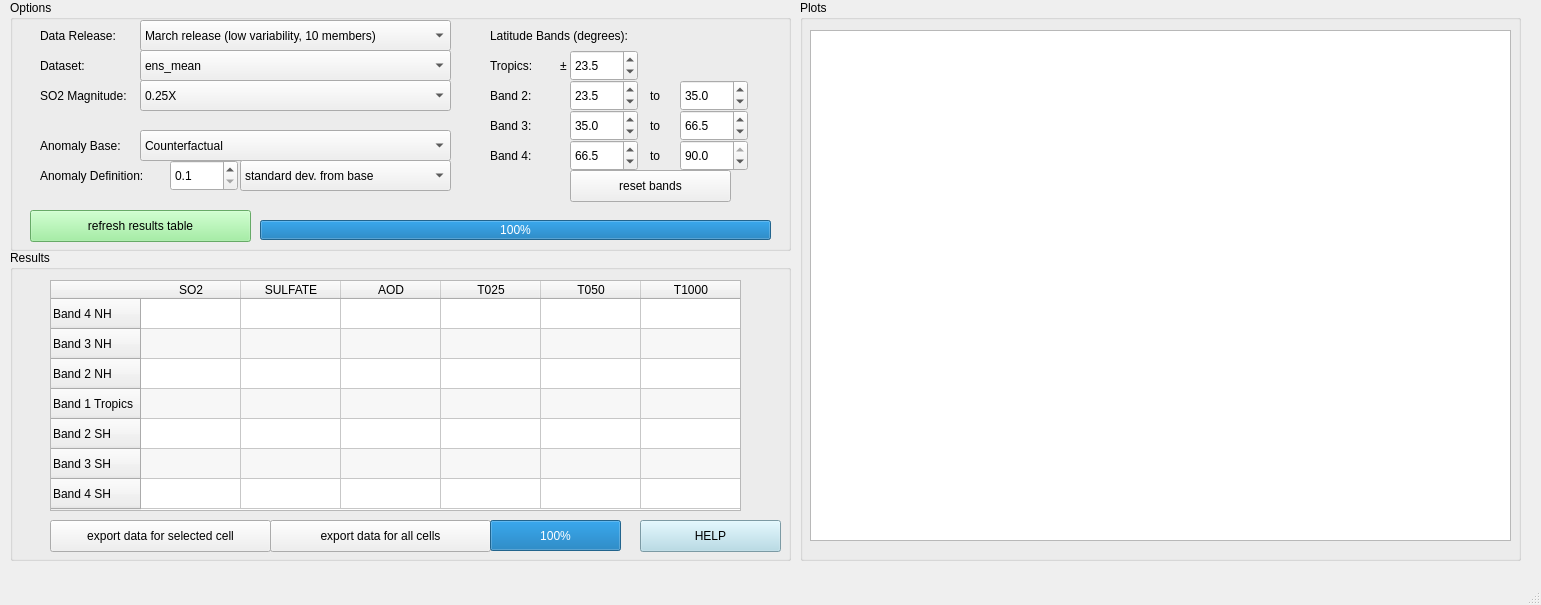
<?xml version="1.0" encoding="UTF-8"?>
<ui version="4.0">
 <class>MainWindow</class>
 <widget class="QMainWindow" name="MainWindow">
  <property name="geometry">
   <rect>
    <x>0</x>
    <y>0</y>
    <width>1541</width>
    <height>605</height>
   </rect>
  </property>
  <property name="windowTitle">
   <string>MainWindow</string>
  </property>
  <property name="animated">
   <bool>true</bool>
  </property>
  <property name="documentMode">
   <bool>false</bool>
  </property>
  <widget class="QWidget" name="centralwidget">
   <property name="enabled">
    <bool>true</bool>
   </property>
   <widget class="QGroupBox" name="optionsPanel">
    <property name="geometry">
     <rect>
      <x>10</x>
      <y>0</y>
      <width>781</width>
      <height>251</height>
     </rect>
    </property>
    <property name="title">
     <string>Options</string>
    </property>
    <property name="checkable">
     <bool>false</bool>
    </property>
    <widget class="QComboBox" name="dataReleaseComboBox">
     <property name="geometry">
      <rect>
       <x>130</x>
       <y>20</y>
       <width>311</width>
       <height>31</height>
      </rect>
     </property>
     <property name="currentText">
      <string>March release (low variability, 10 members)</string>
     </property>
     <item>
      <property name="text">
       <string>March release (low variability, 10 members)</string>
      </property>
     </item>
     <item>
      <property name="text">
       <string>January release (high variability, 5 members)</string>
      </property>
     </item>
    </widget>
    <widget class="QLabel" name="dataReleaseText">
     <property name="geometry">
      <rect>
       <x>30</x>
       <y>20</y>
       <width>111</width>
       <height>31</height>
      </rect>
     </property>
     <property name="text">
      <string>Data Release:</string>
     </property>
    </widget>
    <widget class="QLabel" name="anomBaseText">
     <property name="geometry">
      <rect>
       <x>30</x>
       <y>130</y>
       <width>191</width>
       <height>31</height>
      </rect>
     </property>
     <property name="text">
      <string>Anomaly Base:</string>
     </property>
    </widget>
    <widget class="QComboBox" name="anomBaseComboBox">
     <property name="geometry">
      <rect>
       <x>130</x>
       <y>130</y>
       <width>311</width>
       <height>31</height>
      </rect>
     </property>
     <property name="currentText">
      <string>Counterfactual</string>
     </property>
     <item>
      <property name="text">
       <string>Counterfactual</string>
      </property>
     </item>
     <item>
      <property name="text">
       <string>Mean Climate</string>
      </property>
     </item>
    </widget>
    <widget class="QLabel" name="anomDefText">
     <property name="geometry">
      <rect>
       <x>30</x>
       <y>160</y>
       <width>121</width>
       <height>31</height>
      </rect>
     </property>
     <property name="text">
      <string>Anomaly Definition:</string>
     </property>
    </widget>
    <widget class="QDoubleSpinBox" name="anomDefSpinBox">
     <property name="geometry">
      <rect>
       <x>160</x>
       <y>160</y>
       <width>68</width>
       <height>31</height>
      </rect>
     </property>
     <property name="decimals">
      <number>1</number>
     </property>
     <property name="minimum">
      <double>0.100000000000000</double>
     </property>
     <property name="maximum">
      <double>100.000000000000000</double>
     </property>
     <property name="singleStep">
      <double>0.100000000000000</double>
     </property>
    </widget>
    <widget class="QLabel" name="datasetText">
     <property name="geometry">
      <rect>
       <x>30</x>
       <y>50</y>
       <width>111</width>
       <height>31</height>
      </rect>
     </property>
     <property name="text">
      <string>Dataset:</string>
     </property>
    </widget>
    <widget class="QComboBox" name="datasetComboBox">
     <property name="geometry">
      <rect>
       <x>130</x>
       <y>50</y>
       <width>311</width>
       <height>31</height>
      </rect>
     </property>
     <property name="currentText">
      <string>ens_mean</string>
     </property>
     <item>
      <property name="text">
       <string>ens_mean</string>
      </property>
     </item>
     <item>
      <property name="text">
       <string>ens01</string>
      </property>
     </item>
     <item>
      <property name="text">
       <string>ens02</string>
      </property>
     </item>
     <item>
      <property name="text">
       <string>ens03</string>
      </property>
     </item>
     <item>
      <property name="text">
       <string>ens04</string>
      </property>
     </item>
     <item>
      <property name="text">
       <string>ens05</string>
      </property>
     </item>
     <item>
      <property name="text">
       <string>ens06</string>
      </property>
     </item>
     <item>
      <property name="text">
       <string>ens07</string>
      </property>
     </item>
     <item>
      <property name="text">
       <string>ens08</string>
      </property>
     </item>
     <item>
      <property name="text">
       <string>ens09</string>
      </property>
     </item>
     <item>
      <property name="text">
       <string>ens10</string>
      </property>
     </item>
    </widget>
    <widget class="QLabel" name="magnitudeText">
     <property name="geometry">
      <rect>
       <x>30</x>
       <y>80</y>
       <width>131</width>
       <height>31</height>
      </rect>
     </property>
     <property name="text">
      <string>SO2 Magnitude:</string>
     </property>
    </widget>
    <widget class="QComboBox" name="magnitudeComboBox">
     <property name="enabled">
      <bool>true</bool>
     </property>
     <property name="geometry">
      <rect>
       <x>130</x>
       <y>80</y>
       <width>311</width>
       <height>31</height>
      </rect>
     </property>
     <property name="editable">
      <bool>false</bool>
     </property>
     <property name="currentText">
      <string>0.25X</string>
     </property>
     <property name="maxVisibleItems">
      <number>11</number>
     </property>
     <item>
      <property name="text">
       <string>0.25X</string>
      </property>
     </item>
     <item>
      <property name="text">
       <string>0.5X</string>
      </property>
     </item>
     <item>
      <property name="text">
       <string>1.0X</string>
      </property>
     </item>
     <item>
      <property name="text">
       <string>1.5X</string>
      </property>
     </item>
     <item>
      <property name="text">
       <string>2.0X</string>
      </property>
     </item>
    </widget>
    <widget class="QLabel" name="latBandsText">
     <property name="geometry">
      <rect>
       <x>480</x>
       <y>20</y>
       <width>171</width>
       <height>31</height>
      </rect>
     </property>
     <property name="text">
      <string>Latitude Bands (degrees):</string>
     </property>
    </widget>
    <widget class="QLabel" name="bandTropicsText">
     <property name="geometry">
      <rect>
       <x>480</x>
       <y>50</y>
       <width>111</width>
       <height>31</height>
      </rect>
     </property>
     <property name="text">
      <string>Tropics:</string>
     </property>
    </widget>
    <widget class="QDoubleSpinBox" name="tropicsSpinBox">
     <property name="geometry">
      <rect>
       <x>560</x>
       <y>50</y>
       <width>68</width>
       <height>31</height>
      </rect>
     </property>
     <property name="decimals">
      <number>1</number>
     </property>
     <property name="minimum">
      <double>0.500000000000000</double>
     </property>
     <property name="maximum">
      <double>90.000000000000000</double>
     </property>
     <property name="singleStep">
      <double>0.500000000000000</double>
     </property>
     <property name="value">
      <double>23.500000000000000</double>
     </property>
    </widget>
    <widget class="QDoubleSpinBox" name="band2SpinBoxL">
     <property name="geometry">
      <rect>
       <x>560</x>
       <y>80</y>
       <width>68</width>
       <height>31</height>
      </rect>
     </property>
     <property name="decimals">
      <number>1</number>
     </property>
     <property name="minimum">
      <double>0.000000000000000</double>
     </property>
     <property name="maximum">
      <double>90.000000000000000</double>
     </property>
     <property name="singleStep">
      <double>0.500000000000000</double>
     </property>
     <property name="value">
      <double>23.500000000000000</double>
     </property>
    </widget>
    <widget class="QDoubleSpinBox" name="band2SpinBoxR">
     <property name="geometry">
      <rect>
       <x>670</x>
       <y>80</y>
       <width>68</width>
       <height>31</height>
      </rect>
     </property>
     <property name="decimals">
      <number>1</number>
     </property>
     <property name="minimum">
      <double>0.000000000000000</double>
     </property>
     <property name="maximum">
      <double>90.000000000000000</double>
     </property>
     <property name="singleStep">
      <double>0.500000000000000</double>
     </property>
     <property name="value">
      <double>35.000000000000000</double>
     </property>
    </widget>
    <widget class="QDoubleSpinBox" name="band3SpinBoxL">
     <property name="geometry">
      <rect>
       <x>560</x>
       <y>110</y>
       <width>68</width>
       <height>31</height>
      </rect>
     </property>
     <property name="decimals">
      <number>1</number>
     </property>
     <property name="minimum">
      <double>0.000000000000000</double>
     </property>
     <property name="maximum">
      <double>90.000000000000000</double>
     </property>
     <property name="singleStep">
      <double>0.500000000000000</double>
     </property>
     <property name="value">
      <double>35.000000000000000</double>
     </property>
    </widget>
    <widget class="QDoubleSpinBox" name="band3SpinBoxR">
     <property name="geometry">
      <rect>
       <x>670</x>
       <y>110</y>
       <width>68</width>
       <height>31</height>
      </rect>
     </property>
     <property name="decimals">
      <number>1</number>
     </property>
     <property name="minimum">
      <double>0.000000000000000</double>
     </property>
     <property name="maximum">
      <double>90.000000000000000</double>
     </property>
     <property name="singleStep">
      <double>0.500000000000000</double>
     </property>
     <property name="value">
      <double>66.500000000000000</double>
     </property>
    </widget>
    <widget class="QLabel" name="band2TextTo">
     <property name="geometry">
      <rect>
       <x>640</x>
       <y>80</y>
       <width>21</width>
       <height>31</height>
      </rect>
     </property>
     <property name="text">
      <string>to</string>
     </property>
    </widget>
    <widget class="QLabel" name="band3TextTo">
     <property name="geometry">
      <rect>
       <x>640</x>
       <y>110</y>
       <width>21</width>
       <height>31</height>
      </rect>
     </property>
     <property name="text">
      <string>to</string>
     </property>
    </widget>
    <widget class="QLabel" name="band2Text">
     <property name="geometry">
      <rect>
       <x>480</x>
       <y>80</y>
       <width>111</width>
       <height>31</height>
      </rect>
     </property>
     <property name="text">
      <string>Band 2:</string>
     </property>
    </widget>
    <widget class="QLabel" name="band3Text">
     <property name="geometry">
      <rect>
       <x>480</x>
       <y>110</y>
       <width>111</width>
       <height>31</height>
      </rect>
     </property>
     <property name="text">
      <string>Band 3:</string>
     </property>
    </widget>
    <widget class="QLabel" name="band4Text">
     <property name="geometry">
      <rect>
       <x>480</x>
       <y>140</y>
       <width>111</width>
       <height>31</height>
      </rect>
     </property>
     <property name="text">
      <string>Band 4:</string>
     </property>
    </widget>
    <widget class="QDoubleSpinBox" name="band4SpinBoxL">
     <property name="geometry">
      <rect>
       <x>560</x>
       <y>140</y>
       <width>68</width>
       <height>31</height>
      </rect>
     </property>
     <property name="decimals">
      <number>1</number>
     </property>
     <property name="minimum">
      <double>0.000000000000000</double>
     </property>
     <property name="maximum">
      <double>90.000000000000000</double>
     </property>
     <property name="singleStep">
      <double>0.500000000000000</double>
     </property>
     <property name="value">
      <double>66.500000000000000</double>
     </property>
    </widget>
    <widget class="QDoubleSpinBox" name="band4SpinBoxR">
     <property name="geometry">
      <rect>
       <x>670</x>
       <y>140</y>
       <width>68</width>
       <height>31</height>
      </rect>
     </property>
     <property name="decimals">
      <number>1</number>
     </property>
     <property name="minimum">
      <double>0.000000000000000</double>
     </property>
     <property name="maximum">
      <double>90.000000000000000</double>
     </property>
     <property name="singleStep">
      <double>0.500000000000000</double>
     </property>
     <property name="value">
      <double>90.000000000000000</double>
     </property>
    </widget>
    <widget class="QLabel" name="band4TextTo">
     <property name="geometry">
      <rect>
       <x>640</x>
       <y>140</y>
       <width>21</width>
       <height>31</height>
      </rect>
     </property>
     <property name="text">
      <string>to</string>
     </property>
    </widget>
    <widget class="QPushButton" name="resetBandsButton">
     <property name="enabled">
      <bool>true</bool>
     </property>
     <property name="geometry">
      <rect>
       <x>560</x>
       <y>170</y>
       <width>161</width>
       <height>32</height>
      </rect>
     </property>
     <property name="text">
      <string>reset bands</string>
     </property>
    </widget>
    <widget class="QLabel" name="bandTropicsPlusminus">
     <property name="geometry">
      <rect>
       <x>550</x>
       <y>50</y>
       <width>21</width>
       <height>31</height>
      </rect>
     </property>
     <property name="text">
      <string>±</string>
     </property>
    </widget>
    <widget class="QComboBox" name="anomDefComboBox">
     <property name="geometry">
      <rect>
       <x>230</x>
       <y>160</y>
       <width>211</width>
       <height>31</height>
      </rect>
     </property>
     <property name="currentText">
      <string>standard dev. from base</string>
     </property>
     <item>
      <property name="text">
       <string>standard dev. from base</string>
      </property>
     </item>
     <item>
      <property name="text">
       <string>Kelvin from base</string>
      </property>
     </item>
    </widget>
    <widget class="QPushButton" name="refreshTableButton">
     <property name="enabled">
      <bool>true</bool>
     </property>
     <property name="geometry">
      <rect>
       <x>20</x>
       <y>210</y>
       <width>221</width>
       <height>32</height>
      </rect>
     </property>
     <property name="styleSheet">
      <string notr="true">QPushButton{background-color: lightgreen; color: black;} QPushButton::pressed{background-color : green;}</string>
     </property>
     <property name="text">
      <string>refresh results table</string>
     </property>
    </widget>
    <widget class="QProgressBar" name="progressBar">
     <property name="geometry">
      <rect>
       <x>250</x>
       <y>220</y>
       <width>511</width>
       <height>20</height>
      </rect>
     </property>
     <property name="value">
      <number>100</number>
     </property>
     <property name="invertedAppearance">
      <bool>false</bool>
     </property>
    </widget>
   </widget>
   <widget class="QGroupBox" name="resultsPanel">
    <property name="geometry">
     <rect>
      <x>10</x>
      <y>250</y>
      <width>781</width>
      <height>311</height>
     </rect>
    </property>
    <property name="title">
     <string>Results</string>
    </property>
    <widget class="QTableWidget" name="resultsTable">
     <property name="enabled">
      <bool>true</bool>
     </property>
     <property name="geometry">
      <rect>
       <x>40</x>
       <y>30</y>
       <width>691</width>
       <height>231</height>
      </rect>
     </property>
     <property name="autoFillBackground">
      <bool>false</bool>
     </property>
     <property name="verticalScrollBarPolicy">
      <enum>Qt::ScrollBarAlwaysOff</enum>
     </property>
     <property name="horizontalScrollBarPolicy">
      <enum>Qt::ScrollBarAlwaysOff</enum>
     </property>
     <property name="sizeAdjustPolicy">
      <enum>QAbstractScrollArea::AdjustToContents</enum>
     </property>
     <property name="autoScroll">
      <bool>true</bool>
     </property>
     <property name="dragDropOverwriteMode">
      <bool>false</bool>
     </property>
     <property name="alternatingRowColors">
      <bool>true</bool>
     </property>
     <property name="selectionMode">
      <enum>QAbstractItemView::SingleSelection</enum>
     </property>
     <property name="textElideMode">
      <enum>Qt::ElideMiddle</enum>
     </property>
     <property name="showGrid">
      <bool>true</bool>
     </property>
     <property name="gridStyle">
      <enum>Qt::SolidLine</enum>
     </property>
     <property name="cornerButtonEnabled">
      <bool>false</bool>
     </property>
     <property name="rowCount">
      <number>7</number>
     </property>
     <property name="columnCount">
      <number>6</number>
     </property>
     <row>
      <property name="text">
       <string>Band 4 NH</string>
      </property>
     </row>
     <row>
      <property name="text">
       <string>Band 3 NH</string>
      </property>
     </row>
     <row>
      <property name="text">
       <string>Band 2 NH</string>
      </property>
     </row>
     <row>
      <property name="text">
       <string>Band 1 Tropics</string>
      </property>
     </row>
     <row>
      <property name="text">
       <string>Band 2 SH</string>
      </property>
     </row>
     <row>
      <property name="text">
       <string>Band 3 SH</string>
      </property>
     </row>
     <row>
      <property name="text">
       <string>Band 4 SH</string>
      </property>
     </row>
     <column>
      <property name="text">
       <string>SO2</string>
      </property>
     </column>
     <column>
      <property name="text">
       <string>SULFATE</string>
      </property>
     </column>
     <column>
      <property name="text">
       <string>AOD</string>
      </property>
     </column>
     <column>
      <property name="text">
       <string>T025</string>
      </property>
     </column>
     <column>
      <property name="text">
       <string>T050</string>
      </property>
     </column>
     <column>
      <property name="text">
       <string>T1000</string>
      </property>
     </column>
    </widget>
    <widget class="QPushButton" name="exportCellsButton">
     <property name="enabled">
      <bool>true</bool>
     </property>
     <property name="geometry">
      <rect>
       <x>40</x>
       <y>270</y>
       <width>221</width>
       <height>32</height>
      </rect>
     </property>
     <property name="text">
      <string>export data for selected cell</string>
     </property>
    </widget>
    <widget class="QPushButton" name="exportAllCellsButton">
     <property name="enabled">
      <bool>true</bool>
     </property>
     <property name="geometry">
      <rect>
       <x>260</x>
       <y>270</y>
       <width>221</width>
       <height>32</height>
      </rect>
     </property>
     <property name="text">
      <string>export data for all cells</string>
     </property>
    </widget>
    <widget class="QPushButton" name="helpButton">
     <property name="enabled">
      <bool>true</bool>
     </property>
     <property name="geometry">
      <rect>
       <x>630</x>
       <y>270</y>
       <width>141</width>
       <height>32</height>
      </rect>
     </property>
     <property name="styleSheet">
      <string notr="true">QPushButton{background-color: lightblue; color: black;} QPushButton::pressed{background-color : blue;}</string>
     </property>
     <property name="text">
      <string>HELP</string>
     </property>
     <property name="default">
      <bool>false</bool>
     </property>
     <property name="flat">
      <bool>false</bool>
     </property>
    </widget>
    <widget class="QProgressBar" name="exportProgressBar">
     <property name="geometry">
      <rect>
       <x>480</x>
       <y>270</y>
       <width>131</width>
       <height>31</height>
      </rect>
     </property>
     <property name="value">
      <number>100</number>
     </property>
     <property name="invertedAppearance">
      <bool>false</bool>
     </property>
    </widget>
   </widget>
   <widget class="QGroupBox" name="plotPanel">
    <property name="geometry">
     <rect>
      <x>800</x>
      <y>0</y>
      <width>721</width>
      <height>561</height>
     </rect>
    </property>
    <property name="title">
     <string>Plots</string>
    </property>
    <property name="flat">
     <bool>false</bool>
    </property>
    <widget class="QGraphicsView" name="plotViewport">
     <property name="geometry">
      <rect>
       <x>10</x>
       <y>30</y>
       <width>701</width>
       <height>511</height>
      </rect>
     </property>
    </widget>
   </widget>
  </widget>
  <widget class="QMenuBar" name="menubar">
   <property name="geometry">
    <rect>
     <x>0</x>
     <y>0</y>
     <width>1541</width>
     <height>22</height>
    </rect>
   </property>
  </widget>
  <widget class="QStatusBar" name="statusbar"/>
 </widget>
 <resources/>
 <connections/>
</ui>
